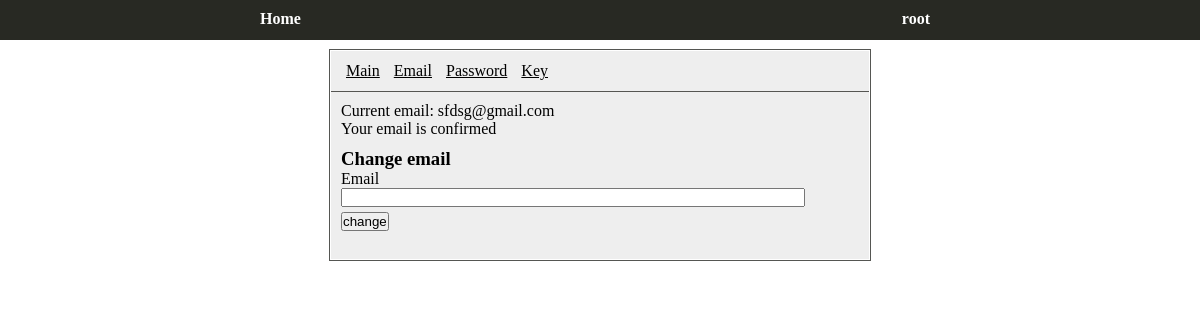
The page /settings/email (signed in) on the database as committed earlier.
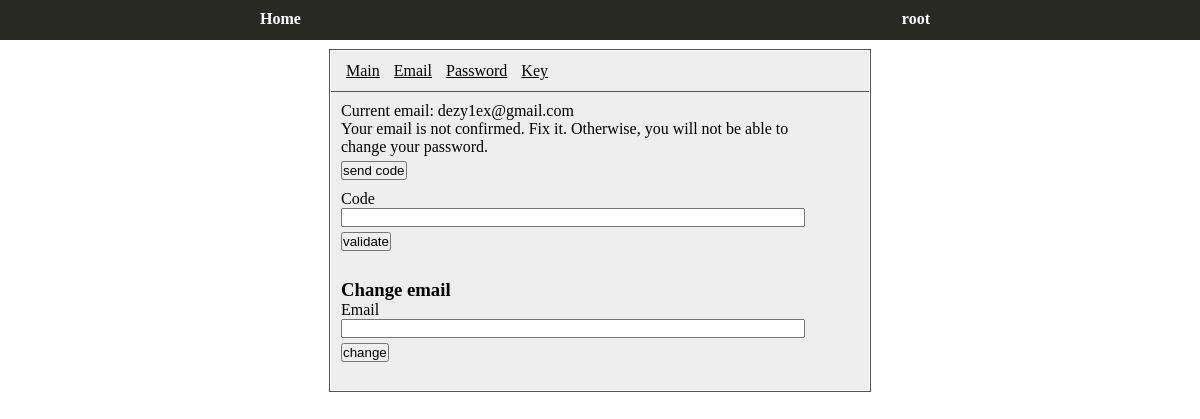
The same page on the database as committed later.
### app/models.py (models this page shows, shortened)
class User(db.Model, UserMixin):
    id = db.Column(db.Integer, primary_key=True)
    email = db.Column(db.String(120), unique=True, index=True)
    username = db.Column(db.String(64), unique=True, index=True)
    password_hash = db.Column(db.String(128))
    key_hash = db.Column(db.String(64))
    is_validated = db.Column(db.Boolean, default=False, index=True)
    validate_code = db.Column(db.Integer, index=True)
    time_to_validate = db.Column(db.DateTime())
    account = db.relationship("Account", backref="master", lazy="dynamic")

### app/views.py (the view, shortened to what this page needs)
@app.route("/settings/email", methods=["GET", "POST"])
@login_required
def settings_email():
    form = SettingsEmailForm()
    return render_template("settings/email.html", form=form)

### app/forms.py
class SettingsEmailForm(FlaskForm):
    email = StringField("Email", validators=[Email()])
    code = StringField("Code")
    submit = SubmitField("Submit")

### app/models.py (called while the page is built)
@login.user_loader
def load_user(id):
    return User.query.get(int(id))

### app/templates/settings/email.html (shortened to what this page needs)
{% extends "settings/base.html" %}
{% block settings %}
    <div class="settings">
        Current email: {{ current_user.email }} <br>
        {% if not current_user.is_validated %}
            Your email is not confirmed. Fix it. Otherwise, you will not be able to change your password.
            <form action="" method="POST">
                <p>
                    <div class="submit">
                        {{ form.submit(value="send code") }}
                    </div>
                </p>
                <p>
                    <div class="code">
                        {{ form.code.label }} <br>
                        {{ form.code() }}
                        <div class="submit">
                            {{ form.submit(value="validate" )}}
                        </div>
                        <br>
                    </div>
                </p>
            </form>
        {% else %}
            Your email is confirmed
        {% endif %}
        <div class="change_email">
            <form method="POST">
                <h3>Change email</h3>
                {{ form.email.label }} <br>
                {{ form.email() }}
                <div class="submit">
                    {{ form.submit(value="change")}}
                </div>
                <br>
            </form>
        </div>
    </div>
{% endblock %}

### app/templates/settings/base.html
{% extends "base.html" %}
{% block css %}
    <link rel="stylesheet" href="{{ url_for("static", filename="css/settings.css") }}">
{% endblock %}
{% block content %}
    <div class="settings_wrapper">
        <div class="content">
            <div class="nav_content">
                <nav>
                    <div class="left_nav">
                        <a href="/settings">Main</a>
                        <a href="/settings/email">Email</a>
                        <a href="/settings/password">Password</a>
                        <a href="/settings/key">Key</a>
                    </div>
                </nav>
            </div>
            {% block settings %}
            {% endblock %}
        </div>
    </div>
{% endblock %}

### app/templates/base.html (shortened to what this page needs)
<!DOCTYPE html>
<html>
<head>
    <link rel="stylesheet" href="{{ url_for("static", filename="css/base.css") }}">
    {% block css %}
    {% endblock %}
</head>
<body>
    <header>
        <div class="head_wrapper">
            <nav>
                <div class="left_nav">
                    <a href="{{ url_for("index") }}">Home</a>
                </div>
                <div class="right_nav">
                        {% if not current_user.is_anonymous %}
                            <ul class="topmenu">
                                <li>
                                    <a href="">{{ current_user.username }}</a>
                                </li>
                            </ul>
                            </div>
                        {% else %}
                            <a href="{{ url_for("login") }}">Sign in</a>
                            <a href="{{ url_for("reg") }}">Sign up</a>
                        {% endif %}
                </div>
    </header>
    <div class="wrapper_content">
        {% block content %}
        {% endblock %}
    </div>
</body>
</html>

### app/static/css/base.css (style rules this page uses)
* { padding: 0; margin: 0; }
header { background: #282923; height: 40px; min-width: 650px; }
.head_wrapper { width: 60%; min-width: 650px; margin-left: auto; margin-right: auto; }
header a, a:visited { text-decoration: none; color: white }
header nav { width: 100%; padding-top: 10px; display: inline-block; }
header a { font-weight: bold; padding: 20px; }
header .left_nav { float: left; margin-right: auto; }
header .right_nav { float: right; margin-right: 10px; height: 30px; text-align: right; }
.topmenu { color: #BDBFC0; list-style: none; }
.wrapper_content { width: 50%; margin-left: auto; margin-right: auto; }

### app/static/css/settings.css (style rules this page uses)
.settings_wrapper { padding-top: 10px; width: 90%; margin-left: auto; margin-right: auto; text-align: center; }
.nav_content { border-bottom: solid 1px #555652; min-height: 40px; }
.nav_content a { color: black; padding: 5px; }
.nav_content { line-height: 40px; }
.nav_content .left_nav { float: left; padding-left: 10px; }
.content { background: #eeeeee; border: solid 1px white; outline: solid 1px #555652; }
.settings { padding: 10px; width: 90%; text-align: left; }
.clear_all, .submit, .reset { padding-top: 5px; }
.code, .change_email { padding-top: 10px; }
input[type="text"], input[type="password"] { width: 95%; }

Rows that differ between the two databases and show on the page:
changed User "root": email "sfdsg@gmail.com" → "dezy1ex@gmail.com"; is_validated True → False (drawn)
Other text that changed with them:
form field submit: (not shown) → "send code"
form field submit: (not shown) → "validate"
text no longer shown: "Your email is confirmed"
text now shown: "Your email is not confirmed. Fix it. Otherwise, you will not be able to change your password. Code"
